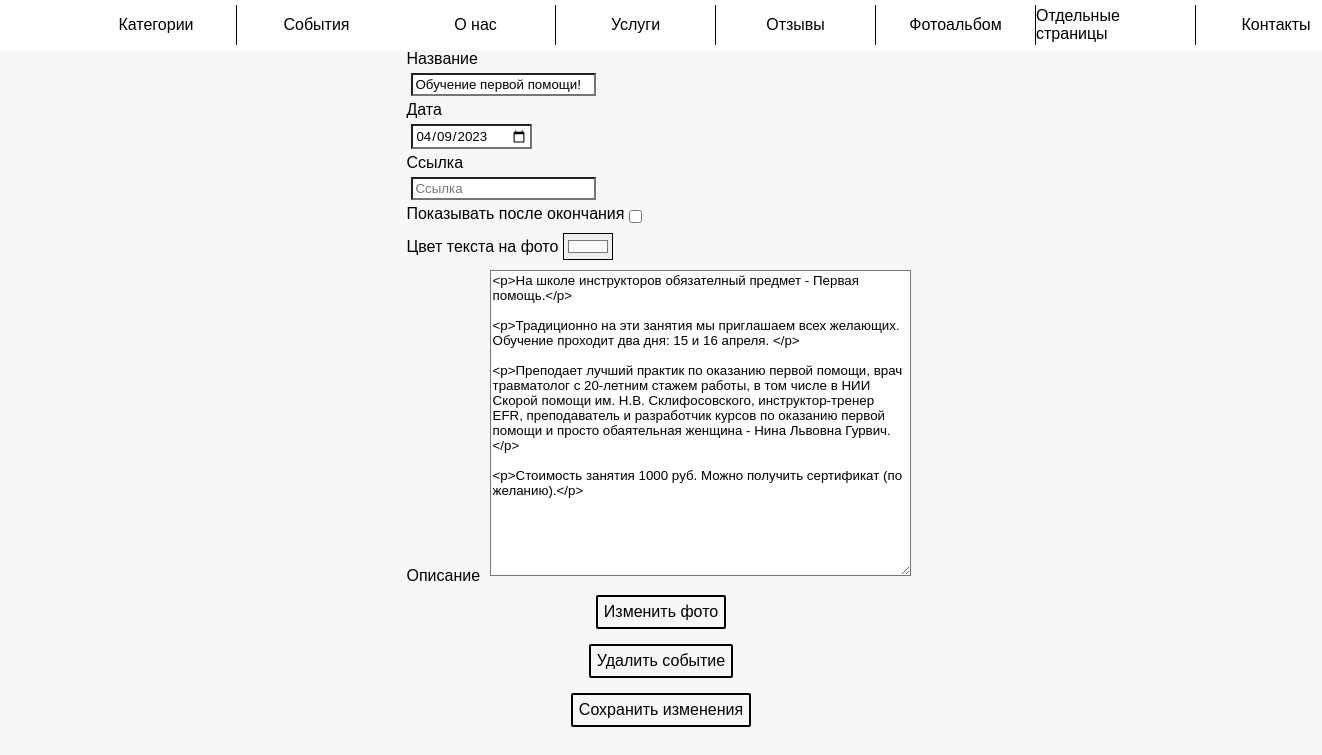
Page /admin_panel/event_edit?event_id=9 (signed in) on the committed database.
### app/models.py (models this page shows)
class Event(db.Model):
    id = db.Column(db.Integer, primary_key=True, index=True, unique=True)
    title = db.Column(db.String(128))
    date = db.Column(db.Date)
    text_color = db.Column(db.String(16))
    link = db.Column(db.String(1024))  # ссылка на мероприятие(соц сеть или левый сайт)
    description = db.Column(db.Text)
    after_date = db.Column(db.BOOLEAN, default=False)  # отображение после

### app/admin_panel/routes.py (the view, shortened to what this page needs)
@bp.route("/event_edit", methods=["GET", "POST"])
@login_required
def event_edit():
    id = request.args.get("event_id")
    event = Event.query.filter_by(id=id).first()
    return render_template(
        "admin_panel/event/event_edit.html",
        event=event,
        title="Редактирование мероприятия",
    )

### app/admin_panel/routes.py (called while the page is built)
@bp.after_request
def add_header(r):
    r.headers["Cache-Control"] = "no-cache, no-store, must-revalidate"
    r.headers["Pragma"] = "no-cache"
    r.headers["Expires"] = "1"
    r.headers["Cache-Control"] = "public, max-age=0"
    return r

### app/models.py (called while the page is built)
@login.user_loader
def load_user(id):
    return Admin.query.get(int(id))

### app/templates/admin_panel/event/event_edit.html (shortened to what this page needs)
{% extends "admin_panel/base.html" %}
{% block scripts %}
    <link rel="stylesheet" href="{{ url_for('static', filename='admin_panel/event_create.css') }}">
{% endblock %}
{% block app_content %}
    <form class="form" method="POST" enctype="multipart/form-data"
          action="{{ url_for('admin_panel.event_edit') }}?event_id={{ event.id }}">
        <div class="form_container">
            <label for="title">Название</label>
            <input type="text" name="title" id="title" placeholder="Название"
                   value="{{ event.title }}">
            <label for="date">Дата</label>
            <input type="date" name="date" id="date" value="{{ event.date }}">
            <label for="link">Ссылка</label>
            <input type="text" name="link" id="link" placeholder="Ссылка"
                   value="{{ event.link }}">
            <div style="display: flex;">
                <label for="after_date">Показывать после окончания</label>
                <input type="checkbox" name="after_date" id="after_date" placeholder="Показывать после окончания"
                       {{ "checked" if event.after_date else "" }} style="border: 1px; appearance: auto;">
            </div>
            <label for="color" style="display: flex; align-items: center;">
                <div>Цвет текста на фото</div>
                <input type="color" name="color" id="color" value="{{ event.text_color }}">
            </label>
            <label for="description">Описание</label>
            <textarea name="description" id="description" autocomplete="off"
                      placeholder="Описание" cols="50" rows="20">{{ event.description|safe }}
            </textarea>
            <div class="input__wrapper" style="margin-top: 10px;">
                <label for="photo" class="input__file_button">
                    <span class="input__file_button_text_2">Изменить фото</span>
                </label>
            </div>
            <div class="input__wrapper">
                <label for="delete" class="input__file_button">
                    <span class="input__file_button_text_2">Удалить событие</span>
                </label>
            </div>
            <div class="input__wrapper">
                <label for="submit" class="input__file_button">
                    <span class="input__file_button_text_2">Сохранить изменения</span>
                </label>
            </div>
        </div>
    </form>
{% endblock %}

### app/static/main/main.css (style rules this page uses)
:root { --background-color: rgba(169, 191, 239, 0.15); --primary-color: #ffa300; --primary-font-size: 16px; --primary-font-family: Arial, sans-serif; --primary-content-width: 960px; --primary-content-height: 100px; --modal_window_time: none; --vw: none; --vh: none; }
html { box-sizing: border-box; -webkit-tap-highlight-color: rgba(0, 0, 0, 0); height: 100vh; }
*, *:before, *:after { box-sizing: inherit; }
* { appearance: none; -webkit-appearance: none; font-family: var(--primary-font-family); }
body { margin: 0; -webkit-text-size-adjust: none; background-color: rgba(209, 207, 188, 0.15); height: 100vh; }

### app/static/admin_panel.css (style rules this page uses)
.input__wrapper { display: flex; align-items: center; justify-content: center; margin: 5px 0 5px 0; }
.input__file_button { min-width: 80px; max-width: 200px; text-decoration: none; color: black; padding: 6px; border: 2px solid; border-radius: 2px; margin-bottom: 10px; text-align: center; }

### app/static/admin_panel/event_create.css (style rules this page uses)
.form { display: flex; justify-content: center; }
input { display: flex; flex-direction: column; margin: 5px; padding: 2px; }
#date { flex-direction: row; }
#description { margin: 5px; padding: 2px; }

### rows in the picture
Event: title "Обучение первой помощи!", date "04/09/2023", color "#fffafa", description "<p>На школе инструкторов обязателный предмет - Первая помощь.</p> <p>Традиционно на эти занятия мы приглашаем всех желающих. Обучение проходит два дня: 15 и 16 апреля. </p> <p>Преподает лучший практик по оказанию первой помощи, врач травматолог с 20-летним стажем работы, в том числе в НИИ Скорой помощи им. Н.В. Склифосовского, инструктор-тренер EFR, преподаватель и разработчик курсов по оказанию первой помощи и просто обаятельная женщина - Нина Львовна Гурвич.</p> <p>Стоимость занятия 1000 руб. Можно получить сертификат (по желанию).</p>"
